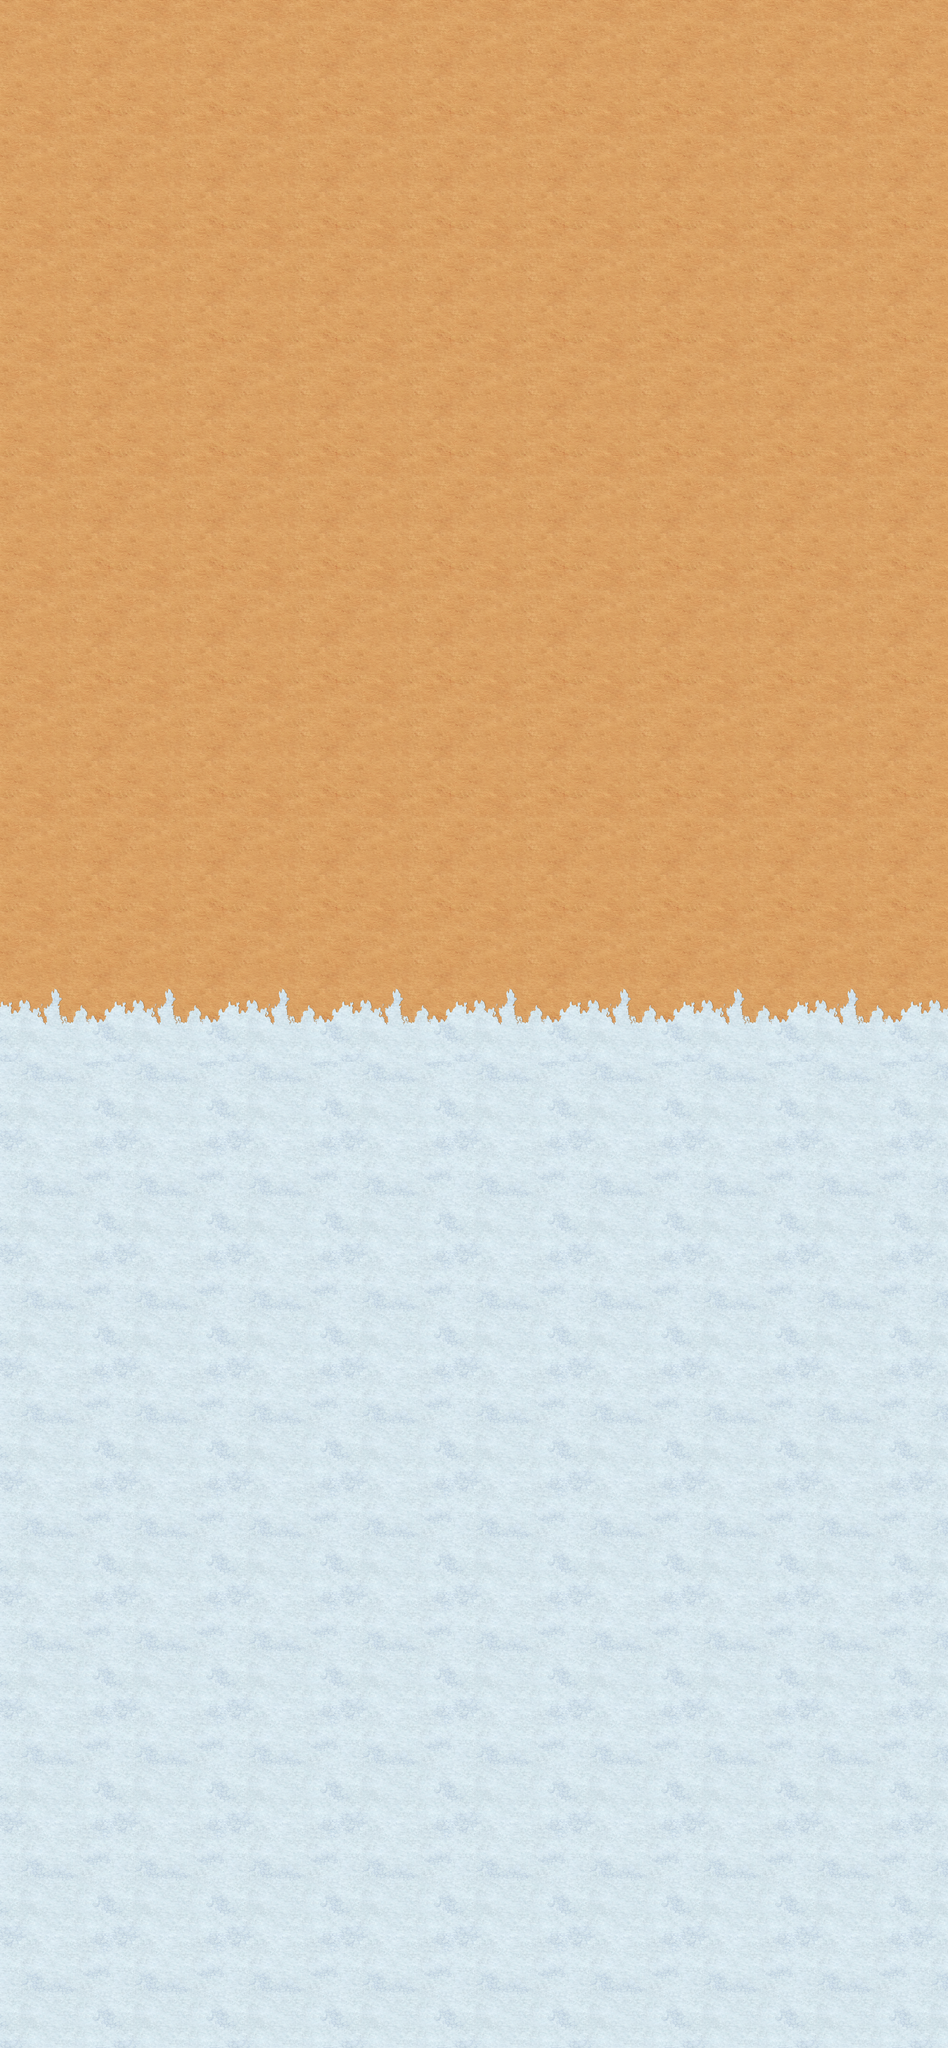

Tiled map render using the project's own tile images. Description and the map definition, with tile-layer contents summarised, below:
An orthogonal 25x54 tile map with 160x160 px tiles, 2 tile layers (layer1, layer2).

<map version="1.0" orientation="orthogonal" width="25" height="54" tilewidth="160" tileheight="160">
 <tileset firstgid="1" name="terrain" tilewidth="160" tileheight="160">
  <image source="terrain.png" width="1440" height="1440" />
 </tileset>
 <layer name="layer1" width="25" height="54">
  <data>[1350 cells, 1350 non-empty, 18 distinct tile ids]</data>
 </layer>
 <layer name="layer2" width="25" height="54">
  <data>[1350 cells, 75 non-empty, 9 distinct tile ids]</data>
 </layer>
</map>
